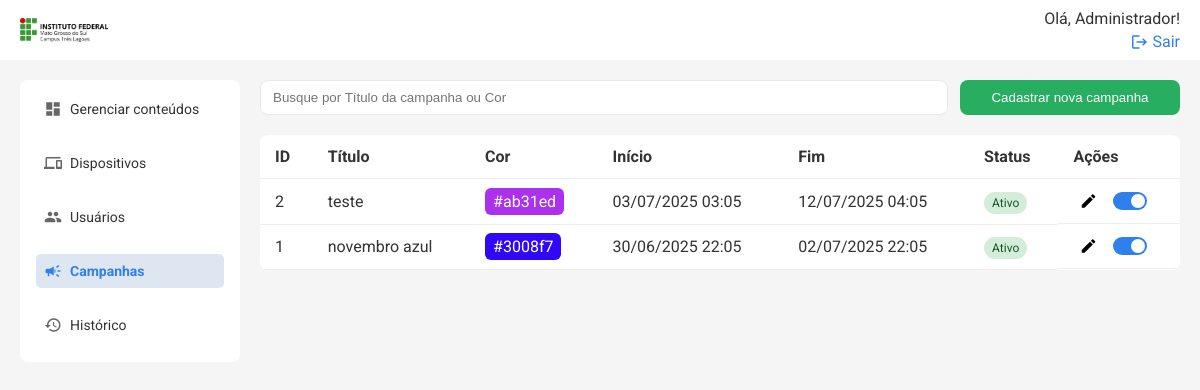
/api/campanhas/list (signed in), run on the app's committed database.
### models.py (models this page shows, shortened)
class User(db.Model):
    id = db.Column(db.Integer, primary_key=True)
    name = db.Column(db.String(50), nullable=False)
    email = db.Column(db.String(120), nullable=False, unique=True)
    status = db.Column(db.String(10), nullable=False, default='Ativo')
    senha = db.Column(db.String(100), nullable=False)
    logUser = db.relationship('Log', backref=db.backref('user'))
    is_admin = db.Column(db.Boolean, default=False)

class Campanha(db.Model):
    id = db.Column(db.Integer, primary_key=True)
    titulo = db.Column(db.String(100), nullable=False)
    cor = db.Column(db.String(7), nullable=False, default="#FFFFFF")
    status = db.Column(db.String(10), nullable=False, default="Ativo")
    inicio = db.Column(db.DateTime, nullable=False, default=datetime.utcnow)
    fim = db.Column(db.DateTime, nullable=True)

### routes/campanhas.py (the view)
@campanhas_bp.route('/list', methods=['GET'])
@login_required
@admin_required
def listar_campanhas():
    campanhas = Campanha.query.order_by(Campanha.id.desc()).all()
    return render_template('campanhas.html', campanhas=campanhas)

### templates/campanhas.html (shortened to what this page needs)
{% extends 'base.html' %} {% block title %}Campanhas{% endblock %} {% block
content %}
<div class="search-cta">
    <input
        type="text"
        placeholder="Busque por Título da campanha ou Cor"
        class="search"
        id="buscaCampanhas"
    />
    <button class="btn" onclick="openModal()">Cadastrar nova campanha</button>
</div>
<table class="table">
    <thead>
        <tr>
            <th>ID</th>
            <th>Título</th>
            <th>Cor</th>
            <th>Início</th>
            <th>Fim</th>
            <th>Status</th>
            <th>Ações</th>
        </tr>
    </thead>
    <tbody id="campanhaTableBody">
        {% for campanha in campanhas %}
        <tr>
            <td>{{ campanha.id }}</td>
            <td>{{ campanha.titulo }}</td>
            <td>
                <span
                    style="background-color: {{ campanha.cor }}; padding: 4px 8px; border-radius: 6px; color: #fff;"
                >
                    {{ campanha.cor }}
                </span>
            </td>
            <td>
                {{ campanha.inicio.strftime('%d/%m/%Y %H:%M') if campanha.inicio
                else '' }}
            </td>
            <td>
                {{ campanha.fim.strftime('%d/%m/%Y %H:%M') if campanha.fim else
                '' }}
            </td>
            <td>
                <span
                    class="status {{ 'ativo' if campanha.status == 'Ativo' else 'inativo' }}"
                >
                    {{ campanha.status }}
                </span>
            </td>
            <td class="acoes">
                <button
                    class="edit"
                    title="Editar campanha"
                    onclick="editCampanha({{ campanha.id }})"
                >
                    <span class="material-icons">edit</span>
                </button>
                <label class="switch" title="Ativar/Inativar campanha">
                    <span class="slider"></span>
                </label>
            </td>
        </tr>
        {% endfor %}
    </tbody>
</table>
{% endblock %}

### templates/topo.html (shortened to what this page needs)
<header class="topbar">
    <a href="{{ url_for('conteudos.listar_conteudos') }}" class="logo-topo">
        <img
            src="{{ url_for('static', filename='images/logo-ifms-tl.png') }}"
            alt="IFMS Logo"
            style="height: 24px; vertical-align: middle; margin-right: 8px"
        />
    </a>
    <div class="profile">
        {% if session['user_name'] %}
        <span>Olá, {{ session['user_name'] }}!</span>
        <a href="{{ url_for('auth.logout') }}">
            <span class="material-icons">logout</span>
            Sair
        </a>
        {% else %}
        <a href="{{ url_for('auth.login_usuario') }}">Entrar</a>
        {% endif %}
    </div>
</header>

### static/styles.css (style rules this page uses)
* { box-sizing: border-box; }
body { margin: 0; font-family: 'Roboto', sans-serif; color: #333; background-color: #f5f5f5; }
.topbar { width: 100%; background: #ffffff; padding-inline: 20px; box-sizing: border-box; display: flex; justify-content: space-between; align-items: center; position: fixed; top: 0; left: 0; height: 60px; z-index: 100; }
.topbar .profile a { text-align: right; font-size: 16px; color: #2f80ed; text-decoration: none; display: flex; align-items: center; gap: 4px; }
.topbar .profile a .material-icons { font-size: 16px; }
.profile { display: flex; flex-direction: column; align-items: flex-end; gap: 4px; }
.search-cta { display: flex; gap: 12px; margin-bottom: 20px; }
.search { padding: 8px 12px; width: 100%; border: 1px solid #e9e9e9; border-radius: 8px; outline: none; }
.btn { background: #27ae60; color: white; border: none; padding: 10px 15px; border-radius: 8px; min-width: 220px; }
button { cursor: pointer; }
.table { width: 100%; border-collapse: collapse; background: white; border-radius: 8px; overflow: hidden; }
.table th, .table td { padding: 12px 15px; border-bottom: 1px solid #eee; vertical-align: middle; }
.table th { text-align: left; }
.status { padding: 4px 8px; border-radius: 12px; font-size: 12px; }
.status.ativo { background: #d4edda; color: #155724; }
.edit { background: none; border: none; cursor: pointer; }
.material-icons { font-size: 18px !important; vertical-align: middle; }
.switch { position: relative; display: inline-block; width: 34px; height: 18px; }
.slider { position: absolute; cursor: pointer; top: 0; left: 0; right: 0; bottom: 0; background-color: #ccc; transition: 0.4s; border-radius: 18px; }
.slider:before { position: absolute; content: ''; height: 14px; width: 14px; left: 2px; bottom: 2px; background-color: white; transition: 0.4s; border-radius: 50%; }
.acoes { display: flex; align-items: center; gap: 10px; }
input:checked + .slider { background-color: #2f80ed; }
input:checked + .slider:before { transform: translateX(16px); }

### data on the page
User: user_name "Administrador"
Campanha: id "2", titulo "teste", cor "#ab31ed", inicio "03/07/2025 03:05", fim "12/07/2025 04:05", status "Ativo"
Campanha: id "1", titulo "novembro azul", cor "#3008f7", inicio "30/06/2025 22:05", fim "02/07/2025 22:05", status "Ativo"
